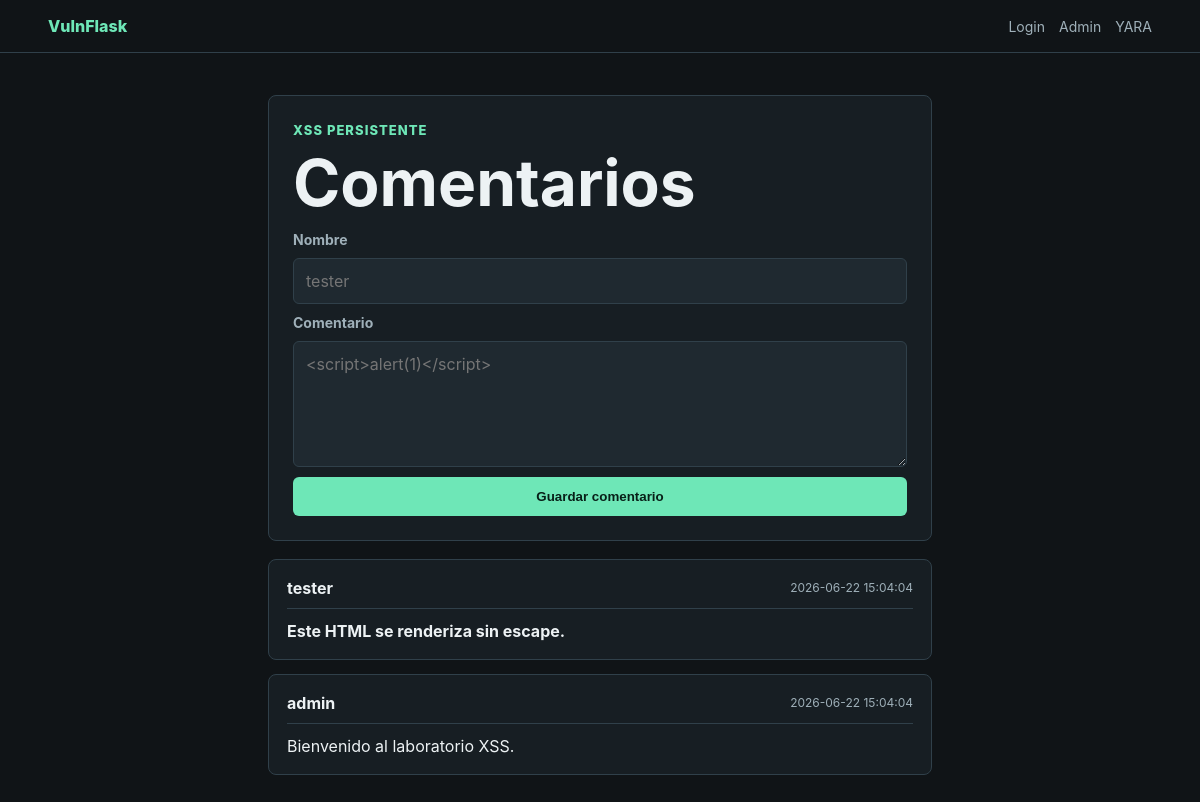
Page /comentarios on the committed database.
### tables this page shows
CREATE TABLE comments (
        id INTEGER PRIMARY KEY AUTOINCREMENT,
        author TEXT NOT NULL,
        body TEXT NOT NULL,
        created_at TEXT NOT NULL DEFAULT CURRENT_TIMESTAMP
    );

### app.py (the view)
@app.route("/comentarios", methods=["GET", "POST"])
def comentarios():
    conn = get_db()
    if request.method == "POST":
        author = request.form.get("author", "anonimo")
        body = request.form.get("body", "")
        conn.execute("INSERT INTO comments (author, body) VALUES (?, ?)", (author, body))
        conn.commit()
        return redirect(url_for("comentarios"))
    comments = conn.execute("SELECT author, body, created_at FROM comments ORDER BY id DESC").fetchall()
    conn.close()
    return render_template("comentarios.html", comments=comments)

### app.py (called while the page is built)
def get_db():
    conn = sqlite3.connect(DB_PATH)
    conn.row_factory = sqlite3.Row
    return conn

### templates/comentarios.html (shortened to what this page needs)
<!DOCTYPE html>
<html lang="es">
<head>
    <link rel="stylesheet" href="{{ url_for('static', filename='style.css') }}">
</head>
<body>
    <nav class="topbar">
        <a class="brand" href="{{ url_for('index') }}">VulnFlask</a>
        <div class="navlinks">
            <a href="{{ url_for('login') }}">Login</a>
            <a href="{{ url_for('admin') }}">Admin</a>
            <a href="{{ url_for('scan') }}">YARA</a>
        </div>
    </nav>
    <main class="shell narrow">
        <section class="panel">
            <p class="eyebrow">XSS persistente</p>
            <h1>Comentarios</h1>
            <form method="POST" class="form">
                <label for="author">Nombre</label>
                <input id="author" type="text" name="author" placeholder="tester">
                <label for="body">Comentario</label>
                <textarea id="body" name="body" rows="5" placeholder="<script>alert(1)</script>"></textarea>
                <button type="submit">Guardar comentario</button>
            </form>
        </section>
        <section class="comments">
            {% for comment in comments %}
                <article class="comment">
                    <header>
                        <strong>{{ comment.author }}</strong>
                        <span>{{ comment.created_at }}</span>
                    </header>
                    <div class="comment-body">{{ comment.body | safe }}</div>
                </article>
            {% endfor %}
        </section>
    </main>
</body>
</html>

### static/style.css (style rules this page uses)
:root { --bg: #101417; --panel: #171e23; --panel-2: #1f2930; --text: #edf2f4; --muted: #9fb0b9; --line: #30404a; --accent: #6ee7b7; --danger: #fb7185; --warn: #fbbf24; }
* { box-sizing: border-box; }
body { margin: 0; min-height: 100vh; background: var(--bg); color: var(--text); font-family: Inter, Segoe UI, Arial, sans-serif; }
a { color: inherit; }
.topbar { align-items: center; background: rgba(16, 20, 23, 0.96); border-bottom: 1px solid var(--line); display: flex; justify-content: space-between; padding: 16px clamp(16px, 4vw, 48px); position: sticky; top: 0; }
.brand { color: var(--accent); font-weight: 800; text-decoration: none; }
.navlinks { display: flex; flex-wrap: wrap; gap: 14px; }
.navlinks a { color: var(--muted); font-size: 14px; text-decoration: none; }
.shell { margin: 0 auto; max-width: 1120px; padding: 42px clamp(16px, 4vw, 48px); }
.narrow { max-width: 760px; }
.eyebrow { color: var(--accent); font-size: 13px; font-weight: 800; letter-spacing: 0.08em; margin: 0 0 10px; text-transform: uppercase; }
h1 { font-size: clamp(32px, 6vw, 64px); line-height: 1; margin: 0 0 16px; }
p { color: var(--muted); line-height: 1.6; }
.lab-card, .panel, .comment { background: var(--panel); border: 1px solid var(--line); border-radius: 8px; }
.panel { margin-bottom: 18px; padding: 24px; }
.form { display: grid; gap: 10px; }
label { color: var(--muted); font-size: 14px; font-weight: 700; }
input, textarea { background: var(--panel-2); border: 1px solid var(--line); border-radius: 6px; color: var(--text); font: inherit; padding: 12px; width: 100%; }
button, .button { background: var(--accent); border: 0; border-radius: 6px; color: #082018; cursor: pointer; display: inline-block; font-weight: 800; padding: 12px 16px; text-decoration: none; }
.comments { display: grid; gap: 14px; }
.comment { padding: 18px; }
.comment header { align-items: center; border-bottom: 1px solid var(--line); display: flex; justify-content: space-between; margin-bottom: 12px; padding-bottom: 10px; }
.comment header span { color: var(--muted); font-size: 12px; }
.comment-body { color: var(--text); }

### rows in the picture
comments: author "tester", created_at "2026-06-22 15:04:04", body "Este HTML se renderiza sin escape."
comments: author "admin", created_at "2026-06-22 15:04:04", body "Bienvenido al laboratorio XSS."
